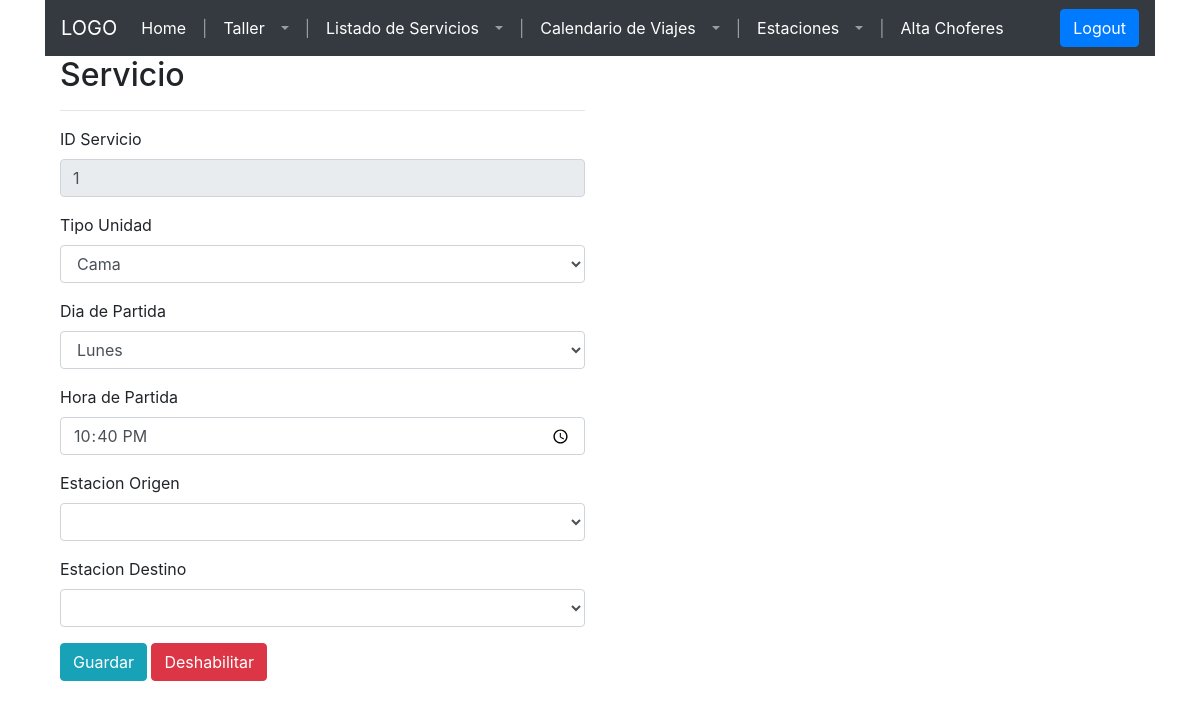
The app's page /frontend/pages/servicio.php?edit=1, older data.
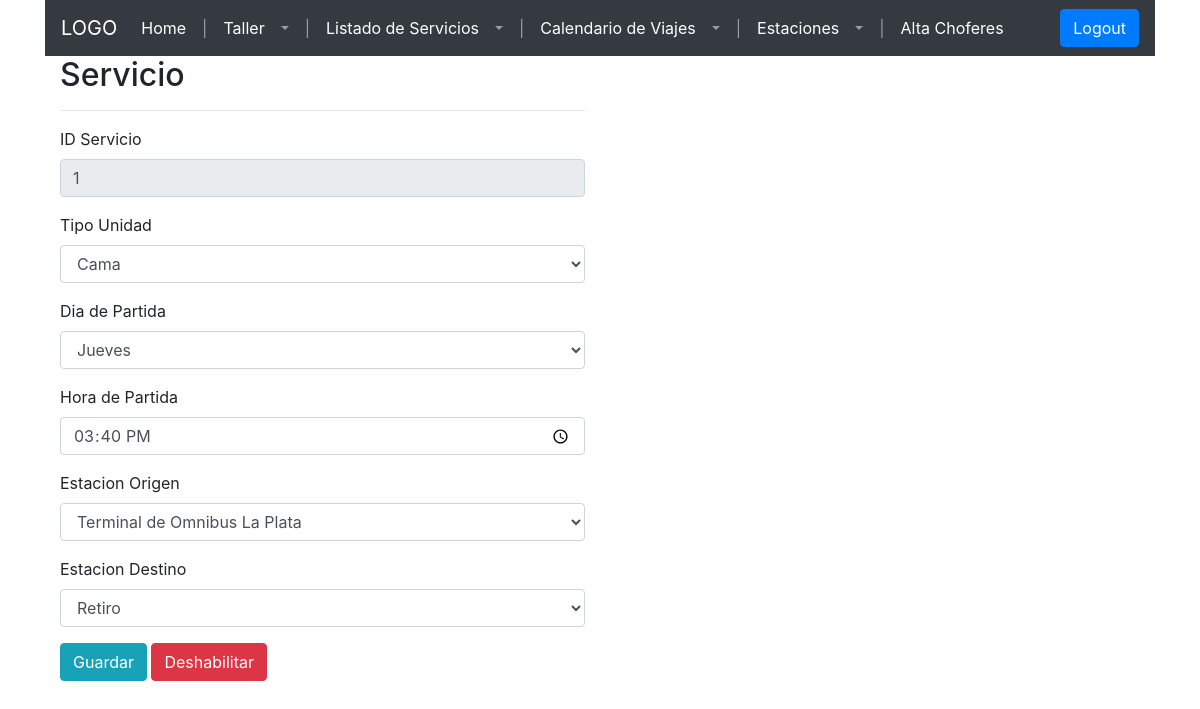
The same page, newer data.
### tables this page shows
CREATE TABLE `fecha_partida` (
  `fecha_partida_id` int(11) NOT NULL,
  `dia_id` int(11) NOT NULL,
  `hora_partida` time DEFAULT NULL
);

### frontend/pages/config/connection.php (called while the page is built, shortened)
<?php
function openConnection($username, $password){
 	$servername = "localhost";
	$conn = new mysqli($servername, $username, $password,"empresa_de_transporte");
	return $conn;
 }
 function executeQuery($sqlQuery){
 	$conn = openConnection("test", "test");
	$result = $conn->query($sqlQuery);
	return $result;
 }
?>

### frontend/pages/config/config-servicio.php (the view, shortened to what the changed rows need)
<?php
include("connection.php");
  class Servicio{
    public $diaPartida;
    public $horaPartida;
    public $estacionOrigen;
    public $estacionDestino;
    function __construct($idServicio, $tipoUnidad, $diaPartida, $horaPartida, $estacionOrigen, $estacionDestino, $habilitado) {
        $this->diaPartida = $diaPartida;
        $this->horaPartida = $horaPartida;
        $this->estacionOrigen = $estacionOrigen;
        $this->estacionDestino = $estacionDestino;
    }
    function get_diaPartida() {
    return $this->diaPartida;
    }
    function get_horaPartida() {
    return $this->horaPartida;
    }
    function get_estacionOrigen() {
    return $this->estacionOrigen;
    }
    function get_estacionDestino() {
    return $this->estacionDestino;
    }
  }
    function getServicio($idServicio) {
            $sql = "SELECT s.`servicio_id`,
                            s.`tipo_unidad_id`,
                            f.`dia_id`,
                            date_format(f.`hora_partida`, '%H:%i') as `hora_de_partida`,
                            e_origen.`estacion_id` as `estacion_origen`,
                            e_destino.`estacion_id` as `estacion_destino`,
                            s.`habilitado`
                    FROM `servicio` s
                    JOIN `fecha_partida` f ON s.`fecha_partida_id` = f.`fecha_partida_id`
                    /*
                    JOIN `tipo_unidad` t ON t.`tipo_unidad_id` = s.`tipo_unidad_id`
                    */
                    JOIN `estacion` e_origen ON e_origen.`estacion_id` = s.`estacion_id_origen`
                    JOIN `estacion` e_destino ON e_destino.`estacion_id` = s.`estacion_id_destino`
                    WHERE s.`servicio_id` = ".$idServicio;
      $result = executeQuery($sql);
        if ($result->num_rows > 0) {
      while($row = $result->fetch_assoc()) {
        $servicio = new Servicio($row["servicio_id"], $row["tipo_unidad_id"],  $row["dia_id"],  $row["hora_de_partida"],  $row["estacion_origen"],  $row["estacion_destino"], $row["habilitado"]);
        }
        return $servicio;
      } else {
        return null;
      }
    }
    function getEstaciones($servicio, $tipoEstacion){
      $sql = "SELECT e.`estacion_id`, e.`nombre` FROM `estacion` e
              WHERE e.`habilitada` = 1";
      $result = executeQuery($sql);
      switch($tipoEstacion){
        case 'origen':
          $estacion = $servicio->get_estacionOrigen();
          break;
        case 'destino':
          $estacion = $servicio->get_estacionDestino();
          break;
      }
      if ($result->num_rows > 0) {
          if($servicio != null){
            while($row = $result->fetch_assoc()) {
              if($estacion == $row["estacion_id"]){
                echo "<option value=".$row["estacion_id"]." selected>".$row["nombre"]."</option>";
              }
              else{
                echo "<option value=".$row["estacion_id"].">".$row["nombre"]."</option>";
              }
            }
            echo "<option value=\"-1\">Seleccione una opcion</option>";
          }
          else{
            while($row = $result->fetch_assoc()) {
              echo "<option value=".$row["estacion_id"].">".$row["nombre"]."</option>";
            }
            echo "<option value=\"-1\" selected>Seleccione una opcion</option>";
          }
      } else {
          echo "0 results";
      }
    }
?>

### frontend/pages/servicio.php (shortened to what the changed rows need)
<?php
include("config/config-servicio.php");
if(isset($_GET['edit'])){
  $servicio = getServicio($_GET['edit']);
}
?>
<!DOCTYPE html>
<html lang="en">
<head>
  <link type="text/css" rel="stylesheet" href="styles/home2.css">
  <link rel="stylesheet" href="https://maxcdn.bootstrapcdn.com/bootstrap/4.5.2/css/bootstrap.min.css">
</head>
<body>
  <div class="container" id="containerr">
    <div class="container" id="main-container">
      <div class="row" id="unidad-container">
        <div class="col-md-6">
          <h2>Servicio</h2>
          <form>
            <div class="form-group">
              <label for="select-dia-partida">Dia de Partida</label>
              <select class="form-control" id="select-dia-partida">
                <option value="1" <?php if(isset($_GET['edit']) && $servicio->get_diaPartida() == 1){ echo 'selected';} ?>>Lunes</option>
                <option value="4" <?php if(isset($_GET['edit']) && $servicio->get_diaPartida() == 4){ echo 'selected';} ?>>Jueves</option>
              </select>
            </div>
            <div class="form-group">
              <label for="input-hora-partida">Hora de Partida</label>
              <input class="form-control" type="time" id="input-hora-partida" value="<?php echo (isset($_GET['edit']))?$servicio->get_horaPartida():'';?>" />
            </div>
            <div class="form-group">
              <label for="select-estacion-origen">Estacion Origen</label>
              <select class="form-control" id="select-estacion-origen">
                <?php
                  if(isset($_GET['edit'])){
                    getEstaciones($servicio, 'origen');
                  }
                  else{
                    getEstaciones(null, null);
                  }
                ?>
              </select>
            </div>
            <div class="form-group">
              <label for="select-estacion-destino">Estacion Destino</label>
              <select class="form-control" id="select-estacion-destino">
                <?php
                  if(isset($_GET['edit'])){
                    getEstaciones($servicio, 'destino');
                  }
                  else{
                    getEstaciones(null, null);
                  }
                ?>
              </select>
            </div>
          </form>
        </div>
      </div>
      <br>
    </div>
  </div>
</body>

Row changes from the older to the newer data that the page shows:
changed fecha_partida: dia "Lunes" → "Jueves"
Text that changed along with them:
form field value: "22:40" → "15:40"
form field value: (not shown) → "Terminal de Omnibus La Plata"
form field value: (not shown) → "Retiro"
